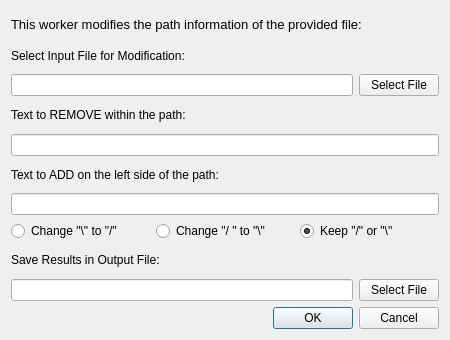
<?xml version="1.0" encoding="UTF-8"?>
<ui version="4.0">
 <class>DialogModifyPath</class>
 <widget class="QDialog" name="DialogModifyPath">
  <property name="geometry">
   <rect>
    <x>0</x>
    <y>0</y>
    <width>450</width>
    <height>340</height>
   </rect>
  </property>
  <property name="windowTitle">
   <string>Dialog</string>
  </property>
  <layout class="QVBoxLayout" name="verticalLayout">
   <item>
    <widget class="QLabel" name="label_4">
     <property name="font">
      <font>
       <pointsize>10</pointsize>
       <weight>50</weight>
       <bold>false</bold>
      </font>
     </property>
     <property name="text">
      <string>This worker modifies the path information of the provided file:</string>
     </property>
     <property name="wordWrap">
      <bool>true</bool>
     </property>
    </widget>
   </item>
   <item>
    <widget class="QLabel" name="label">
     <property name="text">
      <string>Select Input File for Modification:</string>
     </property>
    </widget>
   </item>
   <item>
    <layout class="QHBoxLayout" name="horizontalLayout">
     <item>
      <widget class="QLineEdit" name="lineEditLoadFile"/>
     </item>
     <item>
      <widget class="QPushButton" name="pushButtonLoadFile">
       <property name="text">
        <string>Select File</string>
       </property>
      </widget>
     </item>
    </layout>
   </item>
   <item>
    <widget class="QLabel" name="label_2">
     <property name="text">
      <string>Text to REMOVE within the path:</string>
     </property>
    </widget>
   </item>
   <item>
    <widget class="QLineEdit" name="lineEditTextRemove"/>
   </item>
   <item>
    <widget class="QLabel" name="label_3">
     <property name="text">
      <string>Text to ADD on the left side of the path:</string>
     </property>
    </widget>
   </item>
   <item>
    <widget class="QLineEdit" name="lineEditTextAdd"/>
   </item>
   <item>
    <layout class="QHBoxLayout" name="horizontalLayout_2">
     <item>
      <widget class="QRadioButton" name="rB_back_for">
       <property name="text">
        <string>Change &quot;\&quot; to &quot;/&quot;</string>
       </property>
      </widget>
     </item>
     <item>
      <widget class="QRadioButton" name="rb_for_back">
       <property name="text">
        <string>Change &quot;/ &quot; to &quot;\&quot;</string>
       </property>
      </widget>
     </item>
     <item>
      <widget class="QRadioButton" name="rB_keep">
       <property name="text">
        <string>Keep &quot;/&quot; or &quot;\&quot;</string>
       </property>
       <property name="checked">
        <bool>true</bool>
       </property>
      </widget>
     </item>
    </layout>
   </item>
   <item>
    <widget class="QLabel" name="label_6">
     <property name="text">
      <string>Save Results in Output File:</string>
     </property>
    </widget>
   </item>
   <item>
    <layout class="QHBoxLayout" name="horizontalLayout_4">
     <item>
      <widget class="QLineEdit" name="lineEditSaveFile"/>
     </item>
     <item>
      <widget class="QPushButton" name="pushButtonSaveFile">
       <property name="text">
        <string>Select File</string>
       </property>
      </widget>
     </item>
    </layout>
   </item>
   <item>
    <widget class="QDialogButtonBox" name="buttonBox">
     <property name="orientation">
      <enum>Qt::Horizontal</enum>
     </property>
     <property name="standardButtons">
      <set>QDialogButtonBox::Cancel|QDialogButtonBox::Ok</set>
     </property>
    </widget>
   </item>
  </layout>
 </widget>
 <resources/>
 <connections>
  <connection>
   <sender>buttonBox</sender>
   <signal>accepted()</signal>
   <receiver>DialogModifyPath</receiver>
   <slot>accept()</slot>
   <hints>
    <hint type="sourcelabel">
     <x>248</x>
     <y>254</y>
    </hint>
    <hint type="destinationlabel">
     <x>157</x>
     <y>274</y>
    </hint>
   </hints>
  </connection>
  <connection>
   <sender>buttonBox</sender>
   <signal>rejected()</signal>
   <receiver>DialogModifyPath</receiver>
   <slot>reject()</slot>
   <hints>
    <hint type="sourcelabel">
     <x>316</x>
     <y>260</y>
    </hint>
    <hint type="destinationlabel">
     <x>286</x>
     <y>274</y>
    </hint>
   </hints>
  </connection>
 </connections>
</ui>
